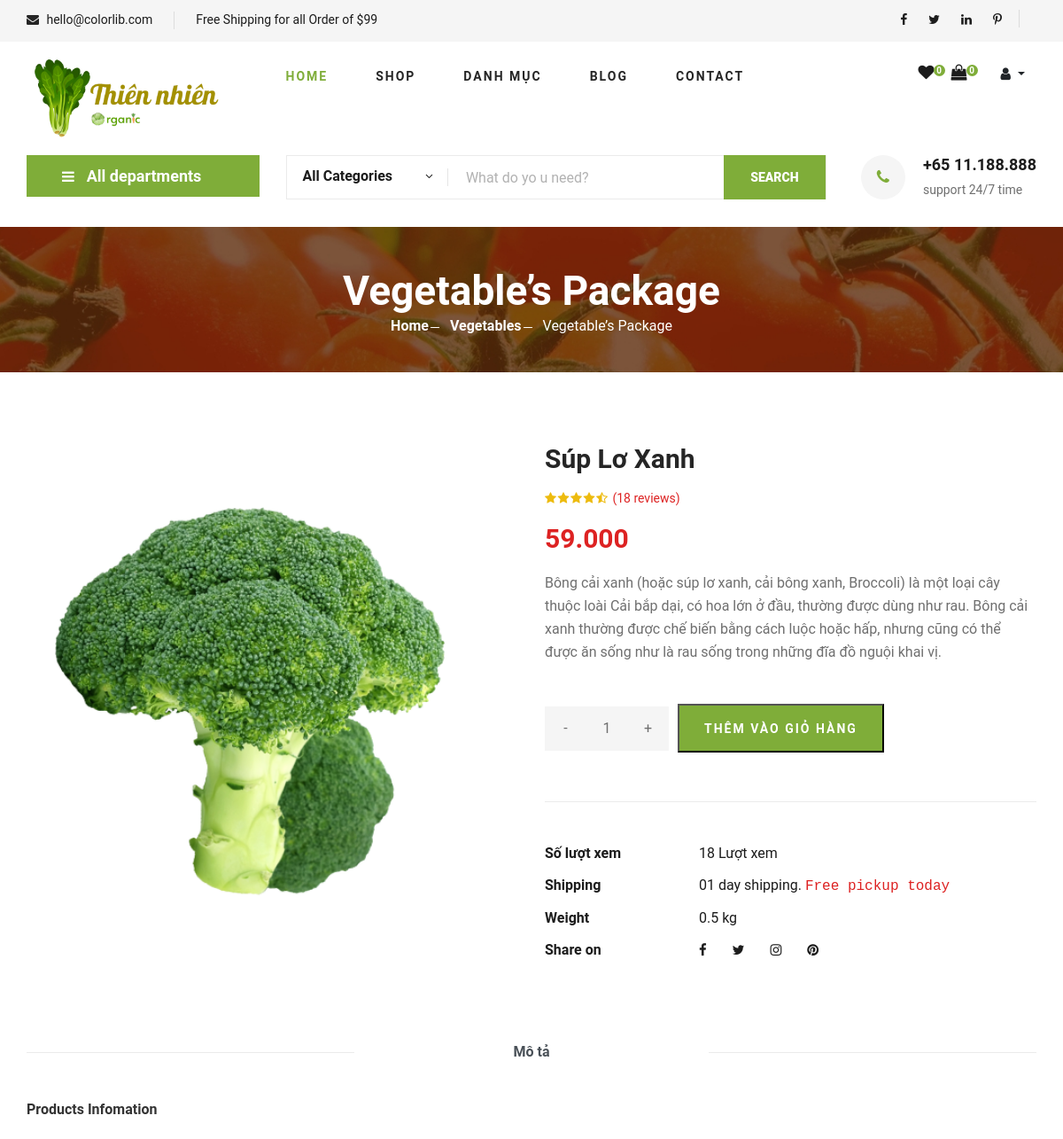
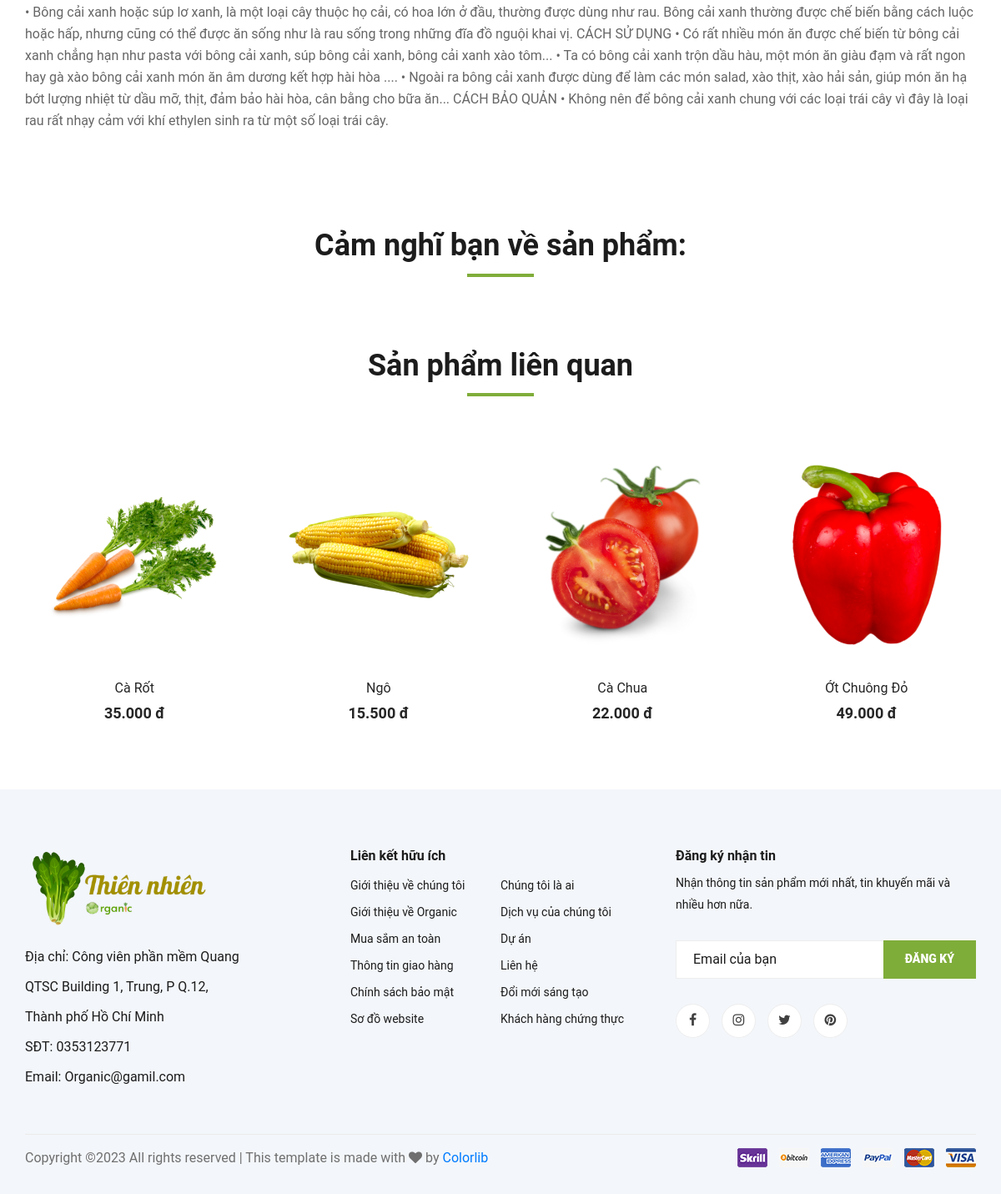
Screenshot of /index.php?mod=product&act=detail&MaSP=50 with the database file from the repository (2 pictures, top to bottom).
### tables this page shows
CREATE TABLE `sanpham` (
  `MaSP` int NOT NULL,
  `TenSP` varchar(50) NOT NULL,
  `GiaSP` double(10,0) NOT NULL DEFAULT '0' COMMENT 'Tiền Việt không có chữ số thập phân, mặc định là 0(nếu =0 thì hết hàng ví dụ )',
  `HinhAnh` text NOT NULL,
  `TieuDe` text,
  `MoTa` text,
  `MaDM` int DEFAULT NULL,
  `LuotXem` int NOT NULL,
  `GiaGiam` double(10,0) NOT NULL DEFAULT '0',
  `StatusProduct` tinyint(1) NOT NULL DEFAULT '0' COMMENT 'Nếu là 1 thì soldout, 0 thì còn hàng'
);

### model/m_pdo.php (called while the page is built, shortened)
<?php
function pdo_get_connection(){
    $dburl = "mysql:host=localhost;dbname=organic;charset=utf8";
    $username = 'root';
    $password = '';
    $conn = new PDO($dburl, $username, $password);
    $conn->setAttribute(PDO::ATTR_ERRMODE, PDO::ERRMODE_EXCEPTION);
    return $conn;
}
function pdo_query($sql){
    $sql_args = array_slice(func_get_args(), 1);
    try{
        $conn = pdo_get_connection();
        $stmt = $conn->prepare($sql);
        $stmt->execute($sql_args);
        $rows = $stmt->fetchAll();
        return $rows;
    }
    catch(PDOException $e){
        throw $e;
    }
    finally{
        unset($conn);
    }
}
function pdo_query_one($sql){
    $sql_args = array_slice(func_get_args(), 1);
    try{
        $conn = pdo_get_connection();
        $stmt = $conn->prepare($sql);
        $stmt->execute($sql_args);
        $row = $stmt->fetch(PDO::FETCH_ASSOC);
        return $row;
    }
    catch(PDOException $e){
        throw $e;
    }
    finally{
        unset($conn);
    }
}

### model/m_product.php (called while the page is built, shortened)
<?php
    include_once 'model/m_pdo.php';
    function product_detailbyid($MaSP){
        return pdo_query_one("SELECT * FROM sanpham WHERE MaSP = ?",$MaSP);
    }
    function product_lienquanRanDom($MaDM){
        return pdo_query("SELECT * FROM sanpham WHERE MaDM = ? ORDER BY rand() LIMIT 4",$MaDM);
    }
?>

### view/v_product_detail.php (the view, shortened to what this page needs)
   <section class="hero hero-normal">
       <div class="container">
           <div class="row">
               <div class="col-lg-3">
                   <div class="hero__categories">
                       <div class="hero__categories__all">
                           <i class="fa fa-bars"></i>
                           <span>All departments</span>
                       </div>
                   </div>
               </div>
               <div class="col-lg-9">
                   <div class="hero__search">
                       <div class="hero__search__form">
                           <form action="#">
                               <div class="hero__search__categories">
                                   All Categories
                                   <span class="arrow_carrot-down"></span>
                               </div>
                               <input type="text" placeholder="What do yo u need?">
                               <button type="submit" class="site-btn">SEARCH</button>
                           </form>
                       </div>
                       <div class="hero__search__phone">
                           <div class="hero__search__phone__icon">
                               <i class="fa fa-phone"></i>
                           </div>
                           <div class="hero__search__phone__text">
                               <h5>+65 11.188.888</h5>
                               <span>support 24/7 time</span>
                           </div>
                       </div>
                   </div>
               </div>
           </div>
       </div>
   </section>
   <section class="breadcrumb-section set-bg" data-setbg="view/img/breadcrumb.jpg">
       <div class="container">
           <div class="row">
               <div class="col-lg-12 text-center">
                   <div class="breadcrumb__text">
                       <h2>Vegetable’s Package</h2>
                       <div class="breadcrumb__option">
                           <a href="./index.html">Home</a>
                           <a href="./index.html">Vegetables</a>
                           <span>Vegetable’s Package</span>
                       </div>
                   </div>
               </div>
           </div>
       </div>
   </section>
   <section class="product-details spad">
       <div class="container">
           <div class="row">
               <div class="col-lg-6 col-md-6">
                   <div class="product__details__pic">
                       <div class="product__details__pic__item">
                           <img class="product__details__pic__item--large"
                               src="view/img/traicay/<?=$detail_product['HinhAnh']?>" alt="">
                       </div>
                   </div>
               </div>
               <div class="col-lg-6 col-md-6">
                   <div class="product__details__text">
                       <h3><?=$detail_product['TenSP']?></h3>
                       <div class="product__details__rating">
                           <i class="fa fa-star"></i>
                           <i class="fa fa-star"></i>
                           <i class="fa fa-star"></i>
                           <i class="fa fa-star"></i>
                           <i class="fa fa-star-half-o"></i>
                           <span>(18 reviews)</span>
                       </div>
                       <div class="product__details__price"><?=number_format($detail_product['GiaSP'],"0",",",".")?></div>
                       <p><?=$detail_product['TieuDe']?></p>
                       <?php if(empty($detail_product['StatusProduct']) ): ?>
                           <div class="product_detail_three">
                               <form action="index.php?mod=product&act=addtocart" method="post">
                                   <div class="product__details__quantity">
                                       <div class="quantity">
                                       <div class="pro-qty">
                                           <span class="dec qtybtn" onclick="decrementQuantity()">-</span>
                                           <input type="text" name="SoLuong" id="quantityInput" value="1" readonly>
                                           <span class="inc qtybtn" onclick="incrementQuantity()">+</span>
                                       </div>
                                       </div>
                                   </div>
                                   <input type="submit" value="Thêm vào giỏ hàng" name="submitaddtocart" class="primary-btn">
                               </form>
                           </div>
                       <?php else: ?>
                           <h4 class="soldout_detail">Hết hàng</h4>
                       <?php endif; ?>
                       <ul>
                           <li><b>Số lượt xem</b> <span><?=$detail_product['LuotXem']?> Lượt xem</span></li>
                           <li><b>Shipping</b> <span>01 day shipping. <samp>Free pickup today</samp></span></li>
                           <li><b>Weight</b> <span>0.5 kg</span></li>
                           <li><b>Share on</b>
                               <div class="share">
                                   <a href="#"><i class="fa fa-facebook"></i></a>
                                   <a href="#"><i class="fa fa-twitter"></i></a>
                                   <a href="#"><i class="fa fa-instagram"></i></a>
                                   <a href="#"><i class="fa fa-pinterest"></i></a>
                               </div>
                           </li>
                       </ul>
                   </div>
               </div>
               <div class="col-lg-12">
                   <div class="product__details__tab">
                       <ul class="nav nav-tabs" role="tablist">
                           <li class="nav-item">
                               <a class="nav-link active" data-toggle="tab" href="#tabs-1" role="tab"
                                   aria-selected="true">Mô tả</a>
                           </li>
                       </ul>
                       <div class="tab-content">
                           <div class="tab-pane active" id="tabs-1" role="tabpanel">
                               <div class="product__details__tab__desc">
                                   <h6>Products Infomation</h6>
                                   <p><?= $detail_product['MoTa']?></p>
                               </div>
                           </div>
                       </div>
                   </div>
               </div>
           </div>
       </div>
   </section>
<section class="related-product">
       <div class="container">
       <div class="section-title related__product__title">
           <h2>Cảm nghĩ bạn về sản phẩm:</h2>
       </div>
</div>
   </section>
   <section class="related-product">
       <div class="container">
           <div class="row">
               <div class="col-lg-12">
                   <div class="section-title related__product__title">
                       <h2>Sản phẩm liên quan</h2>
                   </div>
               </div>
           </div>
           <div class="row">
               <?php
                   foreach($lienquan_product as $item){
                       if($item['GiaSP'] >=1){
                           $price = '<h5>'.number_format($item['GiaSP'],"0",",",".").' đ</h5>';
                       }else{
                           $price = "<h5>Đang cập nhật</h5>";
                       }
                       echo '
                           <div class="col-lg-3 col-md-4 col-sm-6">
                               <div class="featured__item">
                                   <div class="featured__item__pic set-bg" data-setbg="view/img/traicay/'.$item['HinhAnh'].'">
                                   </div>
                                   <div class="featured__item__text">
                                       <h6><a href="index.php?mod=product&act=detail&MaSP='.$item['MaSP'].'">'.$item['TenSP'].'</a></h6>
                                       '.$price.'
                                   </div>
                                   <form action="index.php?mod=product&act=addtocart" method="post">
                                       <input type="hidden" name="MaSP" value="'.$item['MaSP'].'">
                                       <input type="hidden" name="HinhAnh" value="'.$item['HinhAnh'].'">
                                       <input type="hidden" name="GiaSP" value="'.$item['GiaSP'].'">
                                       <input type="hidden" name="TenSP" value="'.$item['TenSP'].'">
                                       <input type="hidden" name="SoLuong" value="1">
                                       <div class="intro">
                                           <input type="submit" value="Thêm vào giỏ " name="submitaddtocart">
                                       </div>
                                   </form>
                               </div>
                           </div>';
                       }
                   ?>
           </div>
       </div>
   </section>

### rows the page displays
sanpham: HinhAnh (picture), TenSP "Súp Lơ Xanh", GiaSP "59.000", TieuDe "Bông cải xanh (hoặc súp lơ xanh, cải bông xanh, Broccoli) là một loại cây thuộc loài Cải bắp dại, có hoa lớn ở đầu, thường được dùng như rau. Bông cải xanh thường được chế biến bằng cách luộc hoặc hấp, nhưng cũng có thể được ăn sống như là rau sống trong những đĩa đồ nguội khai vị.", LuotXem "18", MoTa "• Bông cải xanh hoặc súp lơ xanh, là một loại cây thuộc họ cải, có hoa lớn ở đầu, thường được dùng như rau. Bông cải xanh thường được chế biến bằng cách luộc hoặc hấp, nhưng cũng có thể được ăn sống như là rau sống trong những đĩa đồ nguội khai vị. CÁCH SỬ DỤNG • Có rất nhiều món ăn được chế biến từ bông cải xanh chẳng hạn như pasta với bông cải xanh, súp bông cải xanh, bông cải xanh xào tôm... • Ta có bông cải xanh trộn dầu hàu, một món ăn giàu đạm và rất ngon hay gà xào bông cải xanh món ăn âm dương kết hợp hài hòa .... • Ngoài ra bông cải xanh được dùng để làm các món salad, xào thịt, xào hải sản, giúp món ăn hạ bớt lượng nhiệt từ dầu mỡ, thịt, đảm bảo hài hòa, cân bằng cho bữa ăn...…"
sanpham: shows a picture, TenSP "Cà Rốt", GiaSP "35.000"
sanpham: shows a picture, TenSP "Ngô", GiaSP "15.500"
sanpham: shows a picture, TenSP "Cà Chua", GiaSP "22.000"
sanpham: shows a picture, TenSP "Ớt Chuông Đỏ", GiaSP "49.000"

### other values shown
$countlove "0"
COUNT($_SESSION['mygiohang']) "0"
